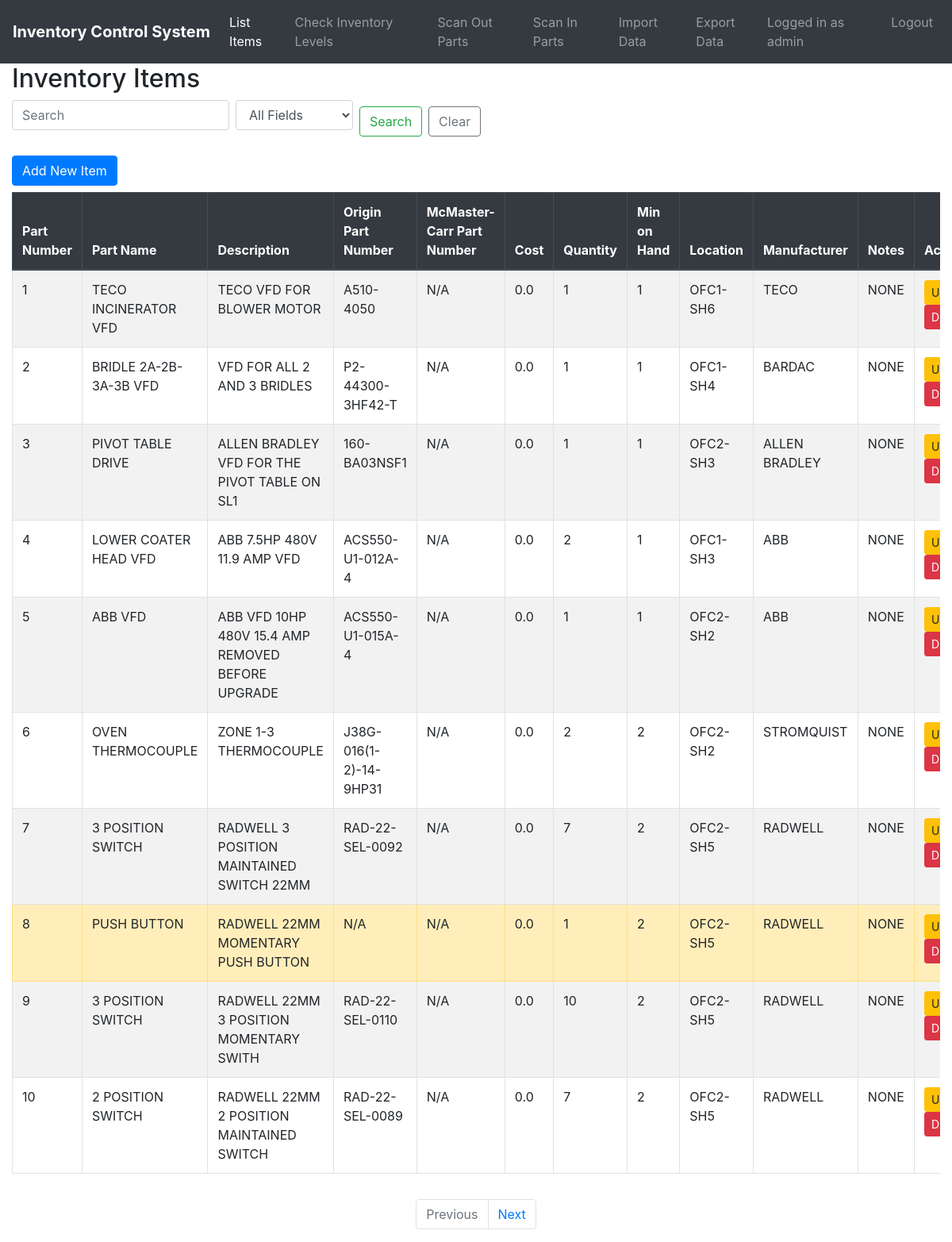
The page /list_items (signed in) on the database its author committed.
### models.py (models this page shows, shortened)
class User(UserMixin, db.Model):
    __tablename__ = 'users'
    id = db.Column(db.Integer, primary_key=True)
    username = db.Column(db.String(64), unique=True, nullable=False, index=True)
    email = db.Column(db.String(120), unique=True, nullable=False, index=True)
    password_hash = db.Column(db.String(128))
    role = db.Column(db.String(10), default='user')

class Inventory(db.Model):
    __tablename__ = 'inventory'
    part_number = db.Column(db.Integer, primary_key=True, autoincrement=True)
    part_name = db.Column(db.String(100), nullable=False, index=True)
    description = db.Column(db.Text)
    origin_partnumber = db.Column(db.String(50), index=True)
    mcmaster_carr_partnumber = db.Column(db.String(50), index=True)
    cost = db.Column(db.Float)
    quantity = db.Column(db.Integer, nullable=False)
    min_on_hand = db.Column(db.Integer, nullable=False)
    location = db.Column(db.String(50))
    manufacturer = db.Column(db.String(100))
    notes = db.Column(db.Text)

### app.py (the view, shortened to what this page needs)
@app.route('/list_items', methods=['GET', 'POST'])
@login_required
def list_items():
    form = SearchForm()
    page = request.args.get('page', 1, type=int)
    items_query = Inventory.query
    items = items_query.order_by(Inventory.part_number).paginate(
        page=page, per_page=10, error_out=False
    )
    next_url = url_for('list_items', page=items.next_num) if items.has_next else None
    prev_url = url_for('list_items', page=items.prev_num) if items.has_prev else None
    return render_template('list_items.html', items=items.items, next_url=next_url, prev_url=prev_url, form=form)

### forms.py
class SearchForm(FlaskForm):
    search_term = StringField('Search', validators=[Optional()], render_kw={"placeholder": "Search"})
    field = SelectField('Field', choices=[
        ('all', 'All Fields'),
        ('part_number', 'Part Number'),
        ('part_name', 'Part Name'),
        ('description', 'Description'),
        ('manufacturer', 'Manufacturer'),
    ], validators=[Optional()])
    submit = SubmitField('Search')

### app.py (called while the page is built)
@login_manager.user_loader
def load_user(user_id):
    return User.query.get(int(user_id))

@app.context_processor
def inject_now():
    return {'now': datetime.utcnow}

### templates/list_items.html (shortened to what this page needs)
{% extends 'base.html' %}
{% block content %}
<h2>Inventory Items</h2>
<form method="post" class="form-inline my-2" id="search-form">
    <div class="form-group">
        {{ form.search_term(class="form-control mr-sm-2") }}
    </div>
    <div class="form-group">
        {{ form.field(class="form-control mr-sm-2") }}
    </div>
    {{ form.submit(class="btn btn-outline-success my-2") }}
    <a href="{{ url_for('list_items') }}" class="btn btn-outline-secondary my-2 ml-2">Clear</a>
</form>
{% if current_user.role == 'admin' %}
<a href="{{ url_for('add_item') }}" class="btn btn-primary my-2">Add New Item</a>
{% endif %}
<div class="table-responsive">
    <table class="table table-bordered table-striped table-hover">
        <thead class="thead-dark">
            <tr>
                <th>Part Number</th>
                <th>Part Name</th>
                <th>Description</th>
                <th>Origin Part Number</th>
                <th>McMaster-Carr Part Number</th>
                <th>Cost</th>
                <th>Quantity</th>
                <th>Min on Hand</th>
                <th>Location</th>
                <th>Manufacturer</th>
                <th>Notes</th>
                {% if current_user.role == 'admin' %}
                <th>Actions</th>
                {% endif %}
            </tr>
        </thead>
        <tbody>
            {% for item in items %}
            <tr class="{% if item.quantity == 0 %}table-danger{% elif item.quantity < item.min_on_hand %}table-warning{% endif %}">
                <td>{{ item.part_number }}</td>
                <td>{{ item.part_name }}</td>
                <td>{{ item.description }}</td>
                <td>{{ item.origin_partnumber }}</td>
                <td>{{ item.mcmaster_carr_partnumber }}</td>
                <td>{{ item.cost }}</td>
                <td>{{ item.quantity }}</td>
                <td>{{ item.min_on_hand }}</td>
                <td>{{ item.location }}</td>
                <td>{{ item.manufacturer }}</td>
                <td>{{ item.notes }}</td>
                {% if current_user.role == 'admin' %}
                <td>
                    <a href="{{ url_for('update_item', part_number=item.part_number) }}" class="btn btn-sm btn-warning">Update</a>
                    <form action="{{ url_for('delete_item', part_number=item.part_number) }}" method="post" style="display:inline-block;">
                        <button type="submit" class="btn btn-sm btn-danger" onclick="return confirm('Are you sure you want to delete this item?');">Delete</button>
                    </form>
                </td>
                {% endif %}
            </tr>
            {% else %}
            <tr>
                <td colspan="13">No items found.</td>
            </tr>
            {% endfor %}
        </tbody>
    </table>
</div>
<nav aria-label="Page navigation">
  <ul class="pagination justify-content-center">
    {% if prev_url %}
    <li class="page-item">
      <a class="page-link" href="{{ prev_url }}">Previous</a>
    </li>
    {% else %}
    <li class="page-item disabled">
      <span class="page-link">Previous</span>
    </li>
    {% endif %}
    {% if next_url %}
    <li class="page-item">
      <a class="page-link" href="{{ next_url }}">Next</a>
    </li>
    {% else %}
    <li class="page-item disabled">
      <span class="page-link">Next</span>
    </li>
    {% endif %}
  </ul>
</nav>
{% endblock %}

### templates/base.html (shortened to what this page needs)
<!DOCTYPE html>
<html lang="en">
<head>
    <link rel="stylesheet" href="https://stackpath.bootstrapcdn.com/bootstrap/4.5.0/css/bootstrap.min.css">
    <link rel="stylesheet" href="{{ url_for('static', filename='css/styles.css') }}">
</head>
<body>
    {% if current_user.is_authenticated %}
    <nav class="navbar navbar-expand-lg navbar-dark bg-dark fixed-top">
        <a class="navbar-brand" href="{{ url_for('index') }}">Inventory Control System</a>
        <div class="collapse navbar-collapse" id="navbarNav">
            {% if not request.endpoint == 'index' %}
            <ul class="navbar-nav">
                <li class="nav-item {% if request.endpoint == 'list_items' %}active{% endif %}">
                    <a class="nav-link" href="{{ url_for('list_items') }}">List Items</a>
                </li>
                <li class="nav-item {% if request.endpoint == 'check_inventory' %}active{% endif %}">
                    <a class="nav-link" href="{{ url_for('check_inventory') }}">Check Inventory Levels</a>
                </li>
                <li class="nav-item {% if request.endpoint == 'scan_out' %}active{% endif %}">
                    <a class="nav-link" href="{{ url_for('scan_out') }}">Scan Out Parts</a>
                </li>
                <li class="nav-item {% if request.endpoint == 'scan_in' %}active{% endif %}">
                    <a class="nav-link" href="{{ url_for('scan_in') }}">Scan In Parts</a>
                </li>
                {% if current_user.role == 'admin' %}
                <li class="nav-item {% if request.endpoint == 'import_data' %}active{% endif %}">
                    <a class="nav-link" href="{{ url_for('import_data') }}">Import Data</a>
                </li>
                <li class="nav-item">
                    <a class="nav-link" href="{{ url_for('export_data') }}">Export Data</a>
                </li>
                {% endif %}
            </ul>
            {% endif %}
            <ul class="navbar-nav ml-auto">
                <li class="nav-item">
                    <span class="navbar-text mr-3">Logged in as {{ current_user.username }}</span>
                </li>
                <li class="nav-item">
                    <a class="nav-link" href="{{ url_for('logout') }}">Logout</a>
                </li>
            </ul>
        </div>
    </nav>
    {% endif %}
    <div class="container-fluid mt-4">
        {% block content %}{% endblock %}
    </div>
</body>
</html>

### static/css/styles.css (style rules this page uses)
body { padding-top: 56px; }
.table-responsive { overflow-x: auto; }
.navbar-brand { font-weight: bold; }
.table-warning { background-color: #fff3cd; }
.form-control { margin-bottom: 1rem; }
.pagination { margin-top: 1rem; }

### rows shown on the page
User: username "admin"
Inventory: part_number "1", part_name "TECO INCINERATOR VFD", description "TECO VFD FOR BLOWER MOTOR", origin_partnumber "A510-4050", mcmaster_carr_partnumber "N/A", cost "0.0", quantity "1", min_on_hand "1", location "OFC1-SH6", manufacturer "TECO", notes "NONE"
Inventory: part_number "2", part_name "BRIDLE 2A-2B-3A-3B VFD", description "VFD FOR ALL 2 AND 3 BRIDLES", origin_partnumber "P2-44300-3HF42-T", mcmaster_carr_partnumber "N/A", cost "0.0", quantity "1", min_on_hand "1", location "OFC1-SH4", manufacturer "BARDAC", notes "NONE"
Inventory: part_number "3", part_name "PIVOT TABLE DRIVE", description "ALLEN BRADLEY VFD FOR THE PIVOT TABLE ON SL1", origin_partnumber "160-BA03NSF1", mcmaster_carr_partnumber "N/A", cost "0.0", quantity "1", min_on_hand "1", location "OFC2-SH3", manufacturer "ALLEN BRADLEY", notes "NONE"
Inventory: part_number "4", part_name "LOWER COATER HEAD VFD", description "ABB 7.5HP 480V 11.9 AMP VFD", origin_partnumber "ACS550-U1-012A-4", mcmaster_carr_partnumber "N/A", cost "0.0", quantity "2", min_on_hand "1", location "OFC1-SH3", manufacturer "ABB", notes "NONE"
Inventory: part_number "5", part_name "ABB VFD", description "ABB VFD 10HP 480V 15.4 AMP REMOVED BEFORE UPGRADE", origin_partnumber "ACS550-U1-015A-4", mcmaster_carr_partnumber "N/A", cost "0.0", quantity "1", min_on_hand "1", location "OFC2-SH2", manufacturer "ABB", notes "NONE"
Inventory: part_number "6", part_name "OVEN THERMOCOUPLE", description "ZONE 1-3 THERMOCOUPLE", origin_partnumber "J38G-016(1-2)-14-9HP31", mcmaster_carr_partnumber "N/A", cost "0.0", quantity "2", min_on_hand "2", location "OFC2-SH2", manufacturer "STROMQUIST", notes "NONE"
Inventory: part_number "7", part_name "3 POSITION SWITCH", description "RADWELL 3 POSITION MAINTAINED SWITCH 22MM", origin_partnumber "RAD-22-SEL-0092", mcmaster_carr_partnumber "N/A", cost "0.0", quantity "7", min_on_hand "2", location "OFC2-SH5", manufacturer "RADWELL", notes "NONE"
Inventory: part_number "8", part_name "PUSH BUTTON", description "RADWELL 22MM MOMENTARY PUSH BUTTON", origin_partnumber "N/A", mcmaster_carr_partnumber "N/A", cost "0.0", quantity "1", min_on_hand "2", location "OFC2-SH5", manufacturer "RADWELL", notes "NONE"
Inventory: part_number "9", part_name "3 POSITION SWITCH", description "RADWELL 22MM 3 POSITION MOMENTARY SWITH", origin_partnumber "RAD-22-SEL-0110", mcmaster_carr_partnumber "N/A", cost "0.0", quantity "10", min_on_hand "2", location "OFC2-SH5", manufacturer "RADWELL", notes "NONE"
Inventory: part_number "10", part_name "2 POSITION SWITCH", description "RADWELL 22MM 2 POSITION MAINTAINED SWITCH", origin_partnumber "RAD-22-SEL-0089", mcmaster_carr_partnumber "N/A", cost "0.0", quantity "7", min_on_hand "2", location "OFC2-SH5", manufacturer "RADWELL", notes "NONE"
